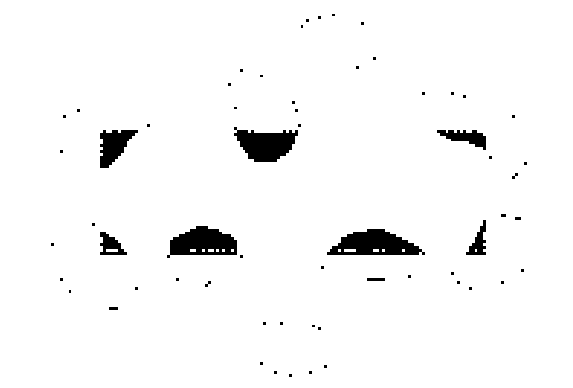
#> input picture brain_7/adjust1.png, 573 x 388 px
$ python main2.py
#> lines starting #> are read from the running program, lines starting #| are printed output that depends on the picture; after the words box and inside, x2 and y2 are one past the last pixel; in counts of white or black regions, pixels touching at a corner belong together
import numpy as np
import cv2 as cv2
import matplotlib.pyplot as plt
import os

os.chdir(r"D:\pythontry\apython_project\brain_7")

# 读取调整后的图像
img = cv2.imread("adjust1.png")
#> img is the input picture: shape (388, 573, 3); 96.8% white; 60 black regions (51 under 20 px), largest, box (x1, y1, x2, y2) and area: (327, 229, 425, 255) 1628, (167, 226, 237, 258) 1478, (234, 127, 298, 162) 1439

# # 将图像转换为灰度图像
# gray_img = cv2.cvtColor(img, cv2.COLOR_BGR2GRAY)

# 定义滤波核的大小
kernel_size = 7

# 对灰度图像进行中值滤波
median = cv2.medianBlur(img, kernel_size)
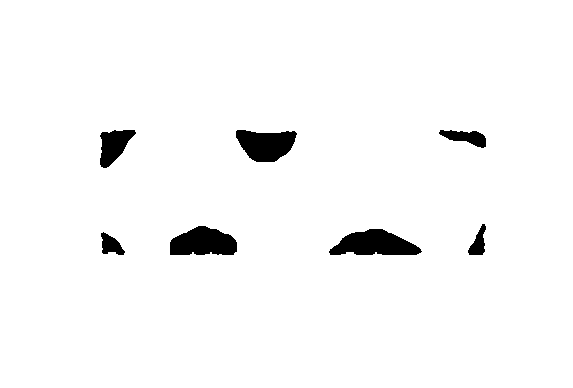
#> median: shape (388, 573, 3); 97.1% white; 7 black regions, largest, box (x1, y1, x2, y2) and area: (329, 229, 422, 255) 1641, (170, 226, 237, 255) 1499, (236, 130, 297, 162) 1412

# # 将中值滤波结果转换回彩色图像
# result = cv2.cvtColor(median_img, cv2.COLOR_GRAY2BGR)

# # 将所有值为(0,0,0)的像素点的值替换为它们周围像素的平均值或者是中值
# result[np.where((result == [0,0,0]).all(axis=2))] = [255,255,255]

# 显示结果
cv2.imshow('median', median)
cv2.waitKey(0)
cv2.destroyAllWindows()

# 保存结果
cv2.imwrite('median.png', median)

$ run again, with brain_7/adjust.png copied over brain_7/adjust1.png
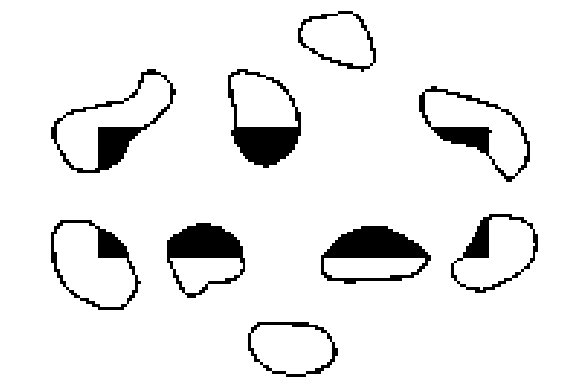
#> input picture brain_7/adjust.png, 573 x 388 px
#> img is the input picture: shape (388, 573, 3); 92.5% white; 9 black regions, largest, box (x1, y1, x2, y2) and area: (321, 226, 431, 284) 2933, (228, 69, 301, 168) 2636, (167, 223, 245, 298) 2545
#> `median = cv2.medianBlur(img, kernel_size)`:
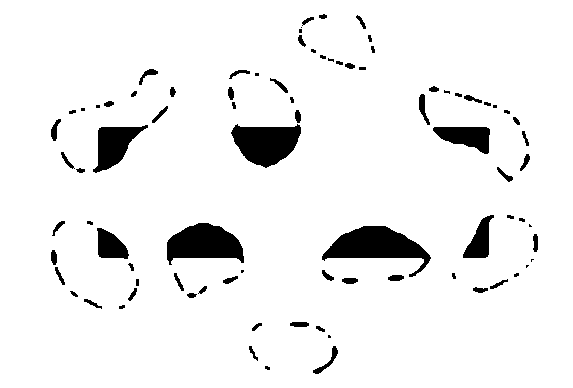
#> median: shape (388, 573, 3); 93.8% white; 86 black regions (23 under 20 px), largest, box (x1, y1, x2, y2) and area: (322, 226, 431, 277) 2524, (167, 223, 244, 265) 2160, (231, 124, 301, 168) 2084

$ run again, with brain_7/eroded.png copied over brain_7/adjust1.png
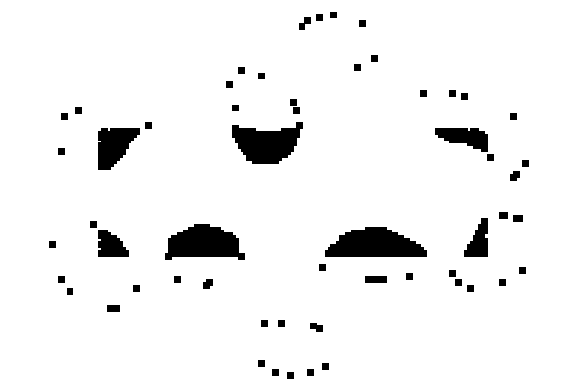
#> input picture brain_7/eroded.png, 573 x 388 px
#> img is the input picture: shape (388, 573, 3); 94.5% white; 56 black regions, largest, box (x1, y1, x2, y2) and area: (325, 227, 427, 257) 2230, (165, 224, 245, 260) 2019, (232, 122, 303, 164) 1944
#> `median = cv2.medianBlur(img, kernel_size)`:
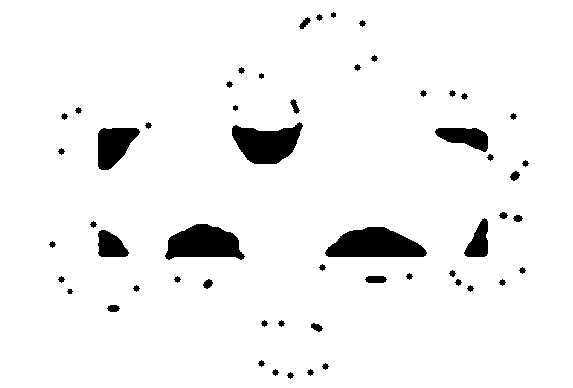
#> median: shape (388, 573, 3); 95% white; 55 black regions, largest, box (x1, y1, x2, y2) and area: (325, 227, 427, 257) 2211, (165, 224, 245, 260) 2004, (232, 122, 303, 164) 1926
